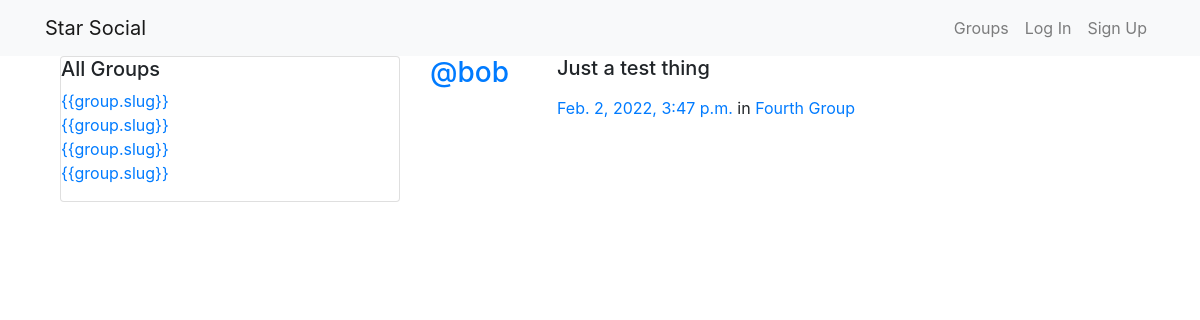
/posts/, run on the app's committed database.
### groups/models.py (models this page shows, shortened)
class Group(models.Model):
    name = models.CharField(max_length=255, unique=True)
    slug = models.SlugField(allow_unicode=True, unique=True)
    description = models.TextField(blank=True, default='')
    description_html = models.TextField(editable=False, default='', blank=True)
    members = models.ManyToManyField(User, through='GroupMember')
    class Meta:
        ordering = ['name']

### posts/models.py (models this page shows, shortened)
class Post(models.Model):
    user = models.ForeignKey(User, related_name='posts', on_delete=models.CASCADE)
    created_at = models.DateTimeField(auto_now=True)
    message = models.TextField()
    message_html = models.TextField(editable=False)
    group = models.ForeignKey(Group, related_name='posts', null=True, blank=True, on_delete=models.CASCADE)
    class Meta:
        ordering = ['-created_at']
        unique_together = ['user', 'message']

### posts/views.py (the view)
# urls.py: path('', views.PostList.as_view(),name='all'),
class PostList(SelectRelatedMixin, generic.ListView):
    model = models.Post
    select_related = ('user', 'group')
    queryset=models.Post.objects.all()
    def get_context_data(self, **kwargs):
        context = super(PostList, self).get_context_data(**kwargs)
        context['all_groups'] = Group.objects.all()
        return context

### posts/templates/posts/post_list.html (shortened to what this page needs)
{% extends 'posts/post_base.html' %}
{% block prepost %}
  <div class="col-md-4">
    <div class="card card-with-shadow">
      <div class="content">
        <h5 class="title">All Groups</h5>
        <ul class="list-unstyled">
          {% for group in all_groups %}
          <li class="group li-with-bullet">
            <a href="{% url 'groups:single' slug=group.slug %}">{‌{group.slug}}</a>
          </li>
          {% endfor%}
        </ul>
      </div>
    </div>
  </div>
{% endblock prepost %}
{% block post_content %}
  <div class="col-md-8">
    {% for post in post_list %}
    {% include 'posts/_post.html' %}
    {% endfor %}
  </div>
{% endblock post_content %}

### posts/templates/posts/_post.html (shortened to what this page needs)
<div class="post media">
  <h3 class="mr-5"><a href="{% url 'posts:for_user' username=post.user.username %}">@{{ post.user.username }}</a></h3>
  <div class="media-body">
    <h5>{{ post.message_html|safe }}</h5>
    <time class="time"><a href="{% url 'posts:single' username=post.user.username pk=post.pk %}">{{ post.created_at }}</a></time>
    {% if post.group %}
    <span class="group-name">in <a href="#">{{ post.group.name }}</a></span>
    {% endif %}
  </div>
</div>

### data on the page
Post: user.username "bob", message_html "Just a test thing", created_at "Feb. 2, 2022, 3:47 p.m.", group.name "Fourth Group"
